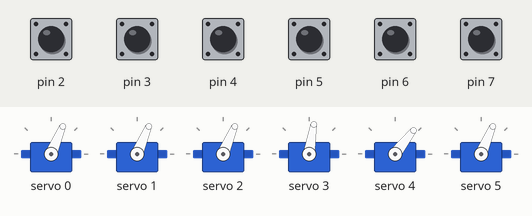
Recording of a sketch running on a simulated Arduino Nano Every. Shown: 6 × servo. The test bench sets the inputs (shaded band); at power-on: pin 2–7 HIGH.

Above: at 1.3 s.
1.4 s: pin 3 pulled LOW for 0.15 s
At 1.9 s:
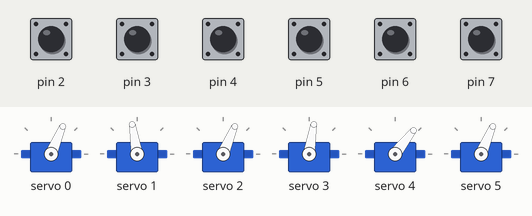
4.4 s: pin 4 pulled LOW for 0.15 s
At 6.4 s:
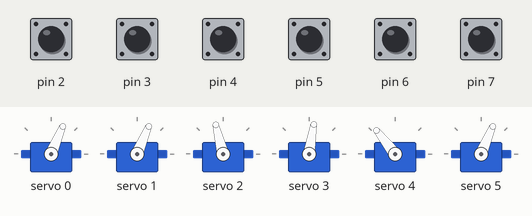
7.4 s: pin 7 pulled LOW for 1 s
At 8.67 s:
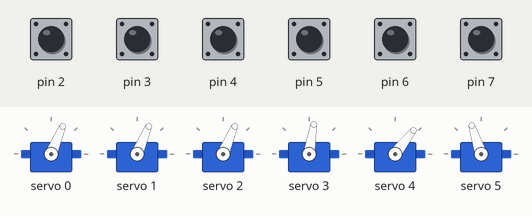
10.4 s: pin 7 pulled LOW for 1 s
14.0 s: pin 6 pulled LOW for 0.15 s
At 15.25 s:
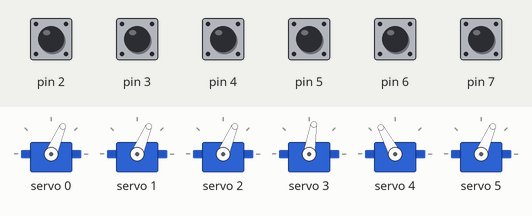
17.0 s: pin 6 pulled LOW for 1 s
At 17.5 s:
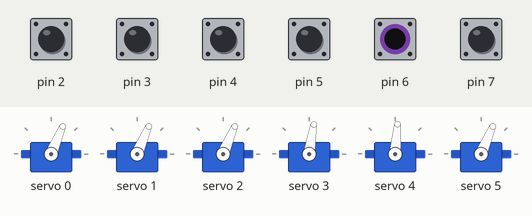
Timing chart, 0 to 20.7 s (numbered marks = the images above; inputs shaded):
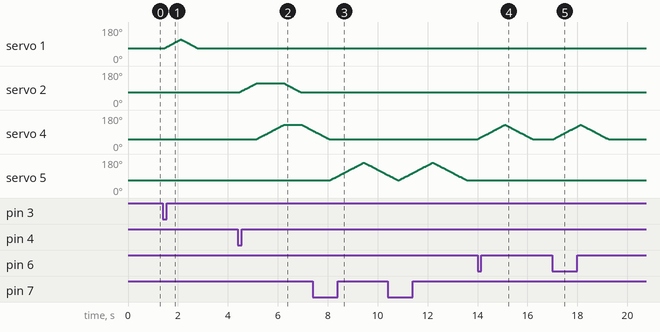

The sketch:

Interlocker.ino
```cpp
/*  INTERLOCKER  by Don Willsmer
you are welcome to use the software for your personal use with an acknowledgement.
To drive the PCA9685 boards I have used the Hobby Components Library.
 For commercial use please contact me
This program acts between a leverframe fitted with Microswitches oor just plain switches
to provide for interlocking between the various Levers/switches.
Instead of providingphysical locking pulling a locked lever will cause a red led to flash and no  action will be taken. The system will not respond until the lever has been restored.levers

The initial release drives servos connected to a PCA9685 board which means I could use a Nano Every which would not have enough pins for a 16 lever frame and the servos. However the essential code can operate a mixture of devices. I will be looking at LED panel lights, DCC accessories, CBUS
accessories, etc. for future releases.
It also allows for linked devices to be operated so pulling a Lever could operate a servo and change LEDs on a panel  */


#include <HCPCA9685.h> // Hobby Components


#define  I2CAdd1 0x40    //PCA9685 board address
#define num_levers 6
#define Locked_pin 20
#define num_devices 7
#define QueSize 16


// Quevariables
int head=0;
int tail=0;
bool QueEmpty=true;
bool QueFull=false;
unsigned long leverchecktime;

struct {
  int device;
  bool direction;
} Queue[QueSize];


HCPCA9685 PCA_1(I2CAdd1);

void Applylocks(int leverno, bool reversed);

struct Eservo {
//  int PCA_1Board;
  byte channel;
  int Normal_pos;
  int Reverse_pos;

  int target;
  int current_pos;

  void Setup()  {
    current_pos=Normal_pos;
    PCA_1.Servo(channel, Normal_pos);
    delay(20);
  }

  void EOperate(bool Direction) {
    PCA_1.Sleep(false);
    if (Direction) {
      target=Reverse_pos;
    }
    else {
      target=Normal_pos;
    }
    while (current_pos<target) {
      current_pos=current_pos+3;
      if (current_pos>target) {
        current_pos=target;
      }
      PCA_1.Servo(channel, current_pos);
      delay(20);
    }
    while (current_pos>target) {
      current_pos=current_pos-3;
      if (current_pos<target)  {
        current_pos=target;
      }
      PCA_1.Servo(channel, current_pos);
      delay(20);
    }
    PCA_1.Sleep(true);

  }
};

/*set up the Eservos format [num of servos]={{channel , normal position, reversed position}, */
Eservo Eservos[6]={{0,150,300},
                             {1,150,250},
                             {2,150,250},
                             {3,180,300},
                             {4,120,280},
                             {5,150,350}};


struct Devices {
  char outputtype;
  int output_no;
  int linked_device;

  int Operate_Device(bool direction) {
     switch (outputtype) {
       case 'L':
        //Lservos[output_no].Operate(direction);
        break;
        case 'E':
        Eservos[output_no].EOperate(direction);
        break;
        case 'P':
        break;
       case 'Z':
       break;
     }
     return linked_device;
}
};

/* setting up devices format {{ type of device, output_no, linked_device},*/
Devices Device[num_devices]= {{'E',0,0},
                              {'E',1,0},
                              {'E',2,4},
                              {'E',3,0},
                              {'E',4,0},
                              {'E',5,0},
                              {'E',0,0}};


 struct Lever{
  int leverpin;
  int locked;
  int device_no;
  int linked_device;
  int locks[10];
  bool leverreverse;

  void Setup() {
    pinMode(leverpin, INPUT_PULLUP);
    leverreverse=false;
    }

   void checklever() {
    bool newleverstate=false;
    bool pinread=(digitalRead(leverpin));
    if (pinread==LOW) {
      newleverstate=true;
      }
    else {
      newleverstate=false;
    }
    if (newleverstate!=leverreverse) {
      if (locked>0) {
      //Locked pin routine
      digitalWrite ( Locked_pin, HIGH );     //lights LED to indicate lever is locked
      bool pinout=LOW;
        while (digitalRead(leverpin)== pinread) {
        delay (400);
        digitalWrite(Locked_pin, pinout);
        pinout=!pinout;
      //  delay (400);
      //  digitalWrite(Locked_pin, HIGH);
        }
      digitalWrite (Locked_pin, LOW);
      }
      else {
        leverreverse=newleverstate;
        //Apply locks
        int x=0;
        int leverno;
        while (locks[x]!=0) {
          leverno=locks[x];
          Applylocks(leverno, leverreverse);
          x++;
        }


        Queue[tail].device=device_no;
        Queue[tail].direction=leverreverse;
        tail++;
        QueEmpty=false;
        if (tail==QueSize) tail=0;
        if (tail==head) {
          QueFull=true;
        }

  }
 }
   }
};

Lever levers[num_levers]= {{2,2,0,0,{2,6,0}},
                             {3,0,1,4,{-1,3,0}},
                             {4,0,2,0,{2,-4,0}},
                             {5,1,3,0,{3,0}},
                             {6,0,4,0,{0}},
                             {7,0,5,0,{-1,0}}};


void Applylocks(int leverno, bool reversed) {
      if (reversed) {

          if (leverno>0) {
            leverno--;
            levers[leverno].locked= levers[leverno].locked+1;
          }
          else {
            leverno*=-1;
            leverno--;
            levers[leverno].locked=levers[leverno].locked-1;

          }
      }
      else {
          if (leverno>0) {
            leverno--;
            levers[leverno].locked= levers[leverno].locked-1;
          }
          else {
            leverno*=-1;
            leverno--;
            levers[leverno].locked=levers[leverno].locked+1;

          }
      }
}


void Lever_Process() {
  if (QueFull==false) {
    if (millis()>leverchecktime) {
     for (int l=0; l<num_levers; l++) {
     levers[l].checklever();
     }
    leverchecktime= millis()+100;
    }
  }

}


void Queue_Process() {
if (QueEmpty==false) {
  int next=0;
  int device_no=Queue[head].device;
  int direction=Queue[head].direction;
  next=Device[device_no].Operate_Device(direction);
  head++;
  if (head==QueSize) {
    head=0;
  }
  if (head==tail) {
    QueEmpty=true;
  }
  while(next>0) {
    Lever_Process();
    device_no=next;
    next=Device[device_no].Operate_Device(direction);
  }
}
}

void setup() {
  // put your setup code here, to run once:
  for (int x=0; x<num_levers; x++) {
    levers[x].Setup();
  }
  PCA_1.Init(SERVO_MODE);
  PCA_1.Sleep(false);
  for (int s=0; s<6; s++) {
    Eservos[s].Setup();
  }
}

void loop () {
  if (QueFull==false) Lever_Process();
  if (QueEmpty==false) Queue_Process();
}
```

Measured:
- after the input at 1.4 s, servo 1: rises from 67° to 114° in 0.68 s, then falls to 67° in 0.68 s
- after the input at 4.4 s, servo 2: rises from 67° to 114° in 0.68 s, then falls to 67° in 1.8 s; servo 4: rises from 52° to 128° in 1.1 s, then falls to 98° in 1.2 s
- after the input at 7.4 s, servo 5: rises from 67° to 161° in 1.4 s, then falls to 96° in 0.95 s
- after the input at 14.0 s, servo 4: rises from 52° to 128° in 1.1 s, then falls to 52° in 1.1 s
- after the input at 17.0 s, servo 4: rises from 52° to 128° in 1.1 s, then falls to 52° in 1.1 s
